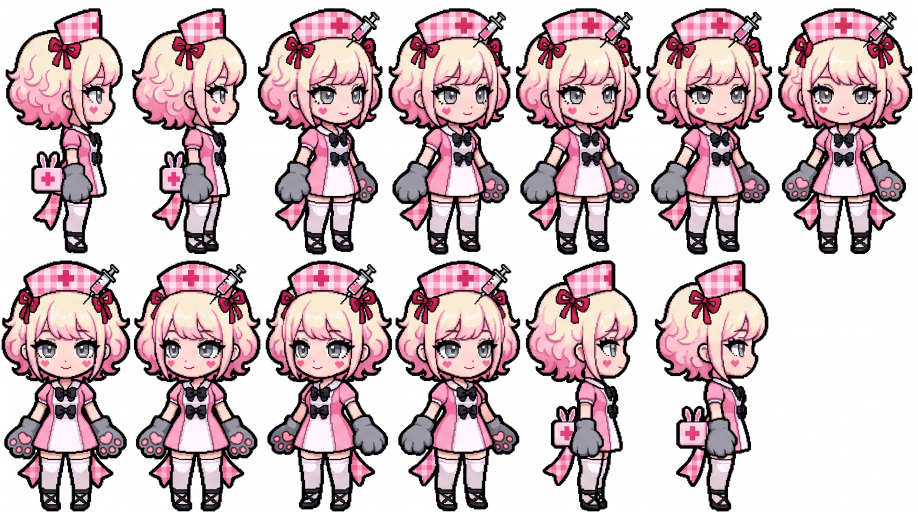
#> input picture .tmp/menhera_original_identity_turn_v1.jpeg, 2752 x 1536 px (shown at 1/3 size)
$ python prepare_tower_route_aim_gauge_art.py --fan-source ../../.tmp/menhera_original_identity_turn_v1.jpeg --arrow-source ../../.tmp/menhera_flux_kontext_victory_publish_v1.jpeg --output-dir out
#> lines starting #> are read from the running program, lines starting #| are printed output that depends on the picture; after the words box and inside, x2 and y2 are one past the last pixel; in counts of white or black regions, pixels touching at a corner belong together
"""Normalize generated route-aim gauge art to the runtime canvas contract.

The source artwork remains an image-generation output.  This tool only owns
deterministic canvas placement, final sizing, and the baked MIX-compatible
arrow halo required by the tower R4 art brief.
"""

from __future__ import annotations

import argparse
from pathlib import Path

from PIL import Image, ImageFilter


FAN_SIZE = (256, 192)
FAN_SOURCE_PIVOT = (0.5, 0.875)
FAN_TARGET_PIVOT = (128, 168)
FAN_CONTENT_SCALE = 0.60

ARROW_SIZE = (128, 128)
ARROW_TARGET_BODY = (32, 80)
ARROW_TARGET_CENTER = (64, 64)
ARROW_ALPHA_THRESHOLD = 16
ARROW_GLOW_RADIUS = 3.0
ARROW_GLOW_ALPHA = 0.10
ARROW_GLOW_COLOR = (255, 207, 89)


def _resample() -> Image.Resampling:
	return Image.Resampling.LANCZOS


def _prepare_fan(source: Path) -> Image.Image:
	image = Image.open(source).convert("RGBA").resize(FAN_SIZE, _resample())
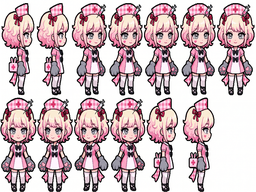
#> image: PIL image 256x192 RGBA; mean R, G, B, A 204.8, 185.1, 189.6, 255
	scaled_size = (
		round(FAN_SIZE[0] * FAN_CONTENT_SCALE),
		round(FAN_SIZE[1] * FAN_CONTENT_SCALE),
	)
	image = image.resize(scaled_size, _resample())
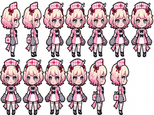
#> image: PIL image 154x115 RGBA; mean R, G, B, A 203.6, 184.3, 188.8, 255
	scaled_pivot = (
		round(FAN_SOURCE_PIVOT[0] * scaled_size[0]),
		round(FAN_SOURCE_PIVOT[1] * scaled_size[1]),
	)
	paste_at = (
		FAN_TARGET_PIVOT[0] - scaled_pivot[0],
		FAN_TARGET_PIVOT[1] - scaled_pivot[1],
	)
	canvas = Image.new("RGBA", FAN_SIZE, (0, 0, 0, 0))
#> canvas: PIL image 256x192 RGBA; every value is 0
	canvas.alpha_composite(image, paste_at)
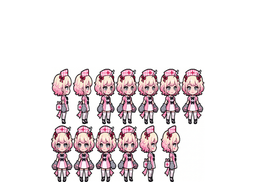
#> canvas: PIL image 256x192 RGBA; mean R, G, B, A 73.3, 66.4, 68, 91.9; transparent parts drawn white
	return canvas


def _threshold_bbox(alpha: Image.Image, threshold: int) -> tuple[int, int, int, int]:
	mask = alpha.point(lambda value: 255 if value > threshold else 0)
	bbox = mask.getbbox()
	if bbox is None:
		raise ValueError("arrow source has no visible pixels above the alpha threshold")
	return bbox


def _prepare_arrow(source: Path) -> Image.Image:
	image = Image.open(source).convert("RGBA")
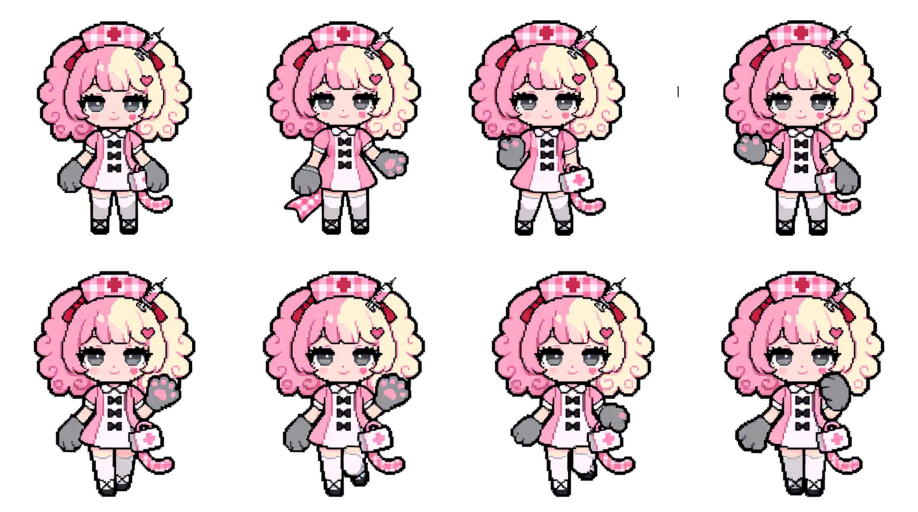
#> input picture .tmp/menhera_flux_kontext_victory_publish_v1.jpeg, 2752 x 1536 px (shown at 1/3 size)
#> image: PIL image 2752x1536 RGBA
	bbox = _threshold_bbox(image.getchannel("A"), ARROW_ALPHA_THRESHOLD)
#> in _threshold_bbox, `mask = alpha.point(lambda value: 255 if value > threshold else 0)`: mask: PIL image 2752x1536 L; every value is 255
#> in _threshold_bbox, `bbox = mask.getbbox()`: bbox = (0, 0, 2752, 1536)
#> bbox = (0, 0, 2752, 1536)
	body = image.crop(bbox).resize(ARROW_TARGET_BODY, _resample())
	body_at = (
		ARROW_TARGET_CENTER[0] - ARROW_TARGET_BODY[0] // 2,
		ARROW_TARGET_CENTER[1] - ARROW_TARGET_BODY[1] // 2,
	)
	body_canvas = Image.new("RGBA", ARROW_SIZE, (0, 0, 0, 0))
#> body_canvas: PIL image 128x128 RGBA; every value is 0
	body_canvas.alpha_composite(body, body_at)

	body_alpha = body_canvas.getchannel("A")
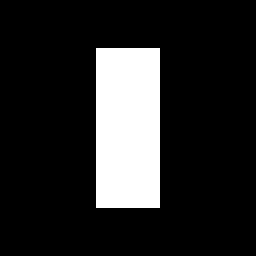
#> body_alpha: PIL image 128x128 L (shown 2 times larger); 15.6% white; 1 white region, box (x1, y1, x2, y2) and area: (48, 24, 80, 104) 2560
	glow_alpha = body_alpha.filter(ImageFilter.GaussianBlur(ARROW_GLOW_RADIUS))
	glow_alpha = glow_alpha.point(lambda value: round(value * ARROW_GLOW_ALPHA))
	glow = Image.new("RGBA", ARROW_SIZE, ARROW_GLOW_COLOR + (0,))
	glow.putalpha(glow_alpha)
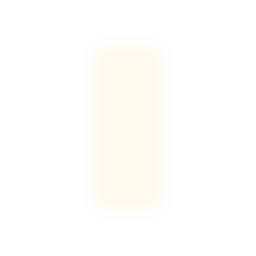
#> glow: PIL image 128x128 RGBA (shown 2 times larger); mean R, G, B, A 255, 207, 89, 4; transparent parts drawn white
	glow.alpha_composite(body_canvas)
	return glow


def _validate(image: Image.Image, expected_size: tuple[int, int], label: str) -> None:
#> called with expected_size = (256, 192), label = 'fan'
	if image.mode != "RGBA" or image.size != expected_size:
		raise ValueError(f"{label}: expected RGBA {expected_size}, got {image.mode} {image.size}")
	alpha = image.getchannel("A")
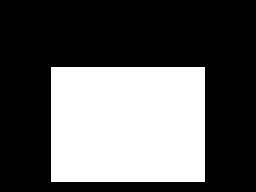
#> alpha: PIL image 256x192 L; 36% white; 1 white region, box (x1, y1, x2, y2) and area: (51, 67, 205, 182) 17710
	if alpha.getextrema() != (0, 255):
		raise ValueError(f"{label}: alpha must contain both transparent and opaque pixels")
	for point in ((0, 0), (expected_size[0] - 1, 0), (0, expected_size[1] - 1), (expected_size[0] - 1, expected_size[1] - 1)):
		if alpha.getpixel(point) != 0:
			raise ValueError(f"{label}: canvas corner is not transparent at {point}")


def main() -> int:
	parser = argparse.ArgumentParser()
	parser.add_argument("--fan-source", type=Path, required=True)
	parser.add_argument("--arrow-source", type=Path, required=True)
	parser.add_argument("--output-dir", type=Path, required=True)
	args = parser.parse_args()

	args.output_dir.mkdir(parents=True, exist_ok=True)
	fan = _prepare_fan(args.fan_source)
	arrow = _prepare_arrow(args.arrow_source)
	_validate(fan, FAN_SIZE, "fan")
	_validate(arrow, ARROW_SIZE, "arrow")

	fan_path = args.output_dir / "route_aim_gauge_fan_imagegen_v1.png"
	arrow_path = args.output_dir / "route_aim_gauge_arrow_imagegen_v1.png"
	fan.save(fan_path, "PNG", optimize=True)
	arrow.save(arrow_path, "PNG", optimize=True)
	print(f"wrote {fan_path} | RGBA {fan.size} | alpha_bbox={fan.getchannel('A').getbbox()}")
#| wrote out/route_aim_gauge_fan_imagegen_v1.png | RGBA (256, 192) | alpha_bbox=(51, 67, 205, 182)
	print(f"wrote {arrow_path} | RGBA {arrow.size} | alpha_bbox={arrow.getchannel('A').getbbox()}")
#| wrote out/route_aim_gauge_arrow_imagegen_v1.png | RGBA (128, 128) | alpha_bbox=(42, 18, 86, 110)
	return 0


if __name__ == "__main__":
	raise SystemExit(main())
#> (the program exits here)
